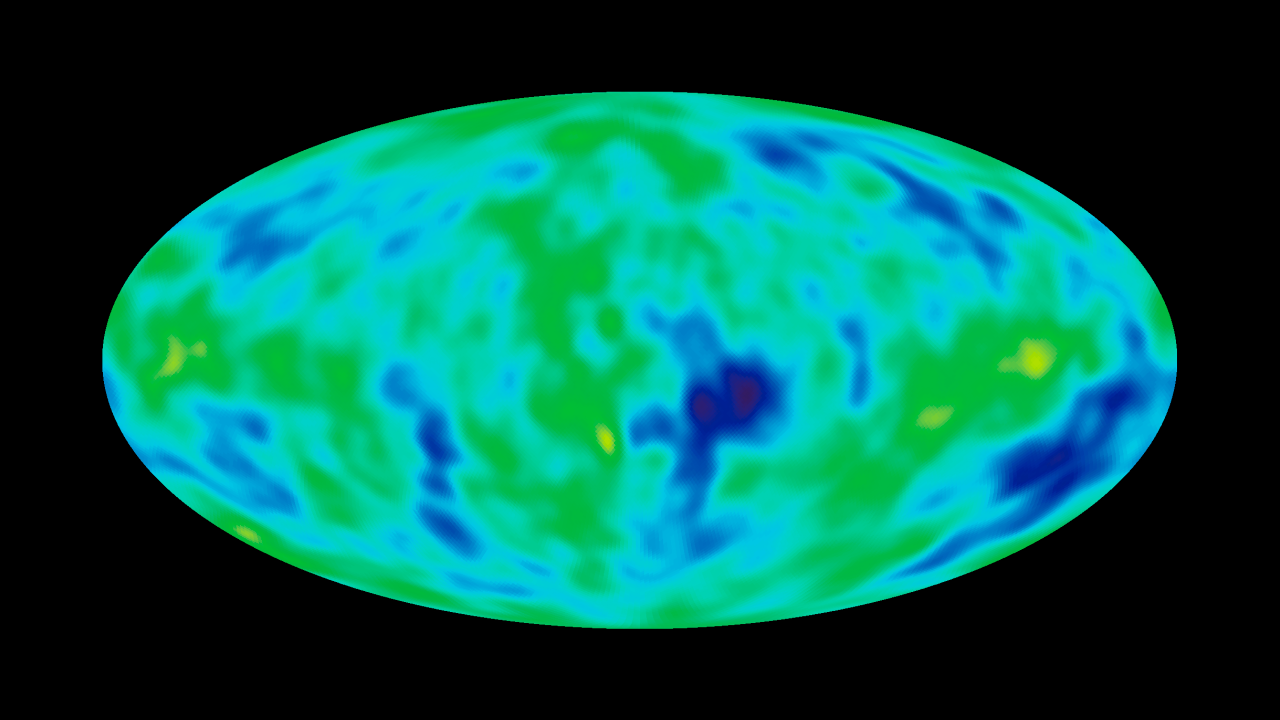
#> input picture imgs/cobe.png, 1280 x 720 px
$ python 'Cobe copy.py'
#> lines starting #> are read from the running program, lines starting #| are printed output that depends on the picture
import cv2
import numpy as np
import pyvista as pv
from pyvista import StructuredGrid
import matplotlib.pyplot as plt


# Add the image to process
imagen_original = cv2.imread('cobe.png')
#> imagen_original is the input picture: shape (720, 1280, 3); mean B, G, R 79.9, 92.8, 0.5
imgresize = cv2.resize(imagen_original, (1280,720))
cv2.imshow('imagen',imgresize)
cv2.waitKey(0)
imagen_rgb = cv2.cvtColor(imgresize, cv2.COLOR_BGR2RGB)
# Extract image matrix
matriz = np.asarray(imagen_rgb)
h, w, c = matriz.shape
#> h = 720; w = 1280; c = 3


pr = np.zeros((h, w, c), dtype=np.uint8)
pp = np.zeros((h, w, c), dtype=np.uint8)
py = np.zeros((h, w, c), dtype=np.uint8)
pg = np.zeros((h, w, c), dtype=np.uint8)
pc = np.zeros((h, w, c), dtype=np.uint8)
pb = np.zeros((h, w, c), dtype=np.uint8)
pbl = np.zeros((h, w, c), dtype=np.uint8)
pw = np.zeros((h, w, c), dtype=np.uint8)
pe = np.zeros((h, w, c), dtype=np.uint8)
pbr = np.zeros((h, w, c), dtype=np.uint8)
po = np.zeros((h, w, c), dtype=np.uint8)
pvi = np.zeros((h, w, c), dtype=np.uint8)
x = np.zeros((h, w))
y = np.zeros((h, w))
z = np.zeros((h,w))
zr = np.zeros((h, w))
zb = np.zeros((h, w))
zg = np.zeros((h, w))
zp = np.zeros((h, w))
zc = np.zeros((h, w))
zbl = np.zeros((h, w))
zy = np.zeros((h, w))
zw = np.zeros((h, w))
zbr = np.zeros((h, w))
zo = np.zeros((h, w))
zv = np.zeros((h, w))

#-----------------------Clasificacion para COBE CELESTE (canales cyan,azul,amarillo,violeta y negro)
for i in range(h):
    for j in range(w):
        pixel = imagen_rgb[i, j]
        r, g, b = pixel
        # Calcula el porcentaje de color rojo
        pR = r / 255.0 * 100  # PORCENTAJE DE ROJO
        pB = b / 255.0 * 100   # PORCENTAJE DE AZUL
        pG = g / 255.0 * 100  # PORCENTAJE DE VERDE
        #Amarillo Claro
        if 80 >= pR >= 40 and 100 >= pG >= 70 and 85 >= pB >= 0:
            if pixel[0] == 0 and pixel[1] == 0 and pixel[2] == 0:
                x[i, j] = j
                y[i, j] = i
                z[i, j] = 8
            else:
                x[i, j] = j
                y[i, j] = i
                z[i, j] = 50
            py[i, j] = pixel
        # Amarillo
        elif 100 >= pR >= 70 and 100 >= pG >= 60 and 35 >= pB >= 0:
            if pixel[0] == 0 and pixel[1] == 0 and pixel[2] == 0:
                x[i, j] = j
                y[i, j] = i
                z[i, j] = 8
            else:
                x[i, j] = j
                y[i, j] = i
                z[i, j] = 49
            py[i, j] = pixel
            # Amarillo Oscuro
        elif 80 >= pR >= 60 and 80 >= pG >= 60 and 50 >= pB >= 10:
            if pixel[0] == 0 and pixel[1] == 0 and pixel[2] == 0:
                x[i, j] = j
                y[i, j] = i
                z[i, j] = 8
            else:
                x[i, j] = j
                y[i, j] = i
                z[i, j] = 48
            py[i, j] = pixel
            # Verde Claro
        elif 5 >= pR >= 0 and 85 >= pG >= 70 and 85 >= pB >= 50:
            if pixel[0] == 0 and pixel[1] == 0 and pixel[2] == 0:
                x[i, j] = j
                y[i, j] = i
                z[i, j] = 8
            else:
                x[i, j] = j
                y[i, j] = i
                z[i, j] = 47
            pg[i, j] = pixel
            # Verde
        elif 70 >= pR >= 0 and 100 >= pG >= 60 and 50 >= pB >= 0:
            if pixel[0] == 0 and pixel[1] == 0 and pixel[2] == 0:
                x[i, j] = j
                y[i, j] = i
                z[i, j] = 8
            else:
                x[i, j] = j
                y[i, j] = i
                z[i, j] = 46
            pg[i, j] = pixel
            # Verde Oscuro
        elif 75 >= pR >= 0 and 75 >= pG >= 30 and 45 >= pB >= 0:
            if pixel[0] == 0 and pixel[1] == 0 and pixel[2] == 0:
                x[i, j] = j
                y[i, j] = i
                z[i, j] = 8
            else:
                x[i, j] = j
                y[i, j] = i
                z[i, j] = 45
            pg[i, j] = pixel
            # Violeta
        elif 25 >= pR >= 10 and 12 >= pG >= 5 and 50 >= pB >= 0:
            if pixel[0] == 0 and pixel[1] == 0 and pixel[2] == 0:
                x[i, j] = j
                y[i, j] = i
                z[i, j] = 8
            else:
                x[i, j] = j
                y[i, j] = i
                z[i, j] = 39
            pvi[i, j] = pixel
            # Azul Claro
        elif 50 >= pR >= 0 and 50 >= pG >= 0 and 100 >= pB >= 5:
            if pixel[0] == 0 and pixel[1] == 0 and pixel[2] == 0:
                x[i, j] = j
                y[i, j] = i
                z[i, j] = 8
            else:
                x[i, j] = j
                y[i, j] = i
                z[i, j] = 42
            pb[i, j] = pixel
            # azul
        elif 45 >= pR >= 0 and 25 >= pG >= 0 and 100 >= pB >= 5:
            if pixel[0] == 0 and pixel[1] == 0 and pixel[2] == 0:
                x[i, j] = j
                y[i, j] = i
                z[i, j] = 8
            else:
                x[i, j] = j
                y[i, j] = i
                z[i, j] = 41
            pb[i, j] = pixel
            # Azul Oscuro
        elif 35 >= pR >= 0 and 25 >= pG >= 0 and 65 >= pB >= 0:
            if pixel[0] == 0 and pixel[1] == 0 and pixel[2] == 0:
                x[i, j] = j
                y[i, j] = i
                z[i, j] = 8
            else:
                x[i, j] = j
                y[i, j] = i
                z[i, j] = 40
            pb[i, j] = pixel

            # Cian Claro
        elif 75 >= pR >= 0 and 100 >= pG >= 50 and 100 >= pB >= 50:
            if pixel[0] == 0 and pixel[1] == 0 and pixel[2] == 0:
                x[i, j] = j
                y[i, j] = i
                z[i, j] = 8
            else:
                x[i, j] = j
                y[i, j] = i
                z[i, j] = 45
            pc[i, j] = pixel
            # Cian
        elif 30 >= pR >= 0 and 100 >= pG >= 40 and 100 >= pB >= 40:
            if pixel[0] == 0 and pixel[1] == 0 and pixel[2] == 0:
                x[i, j] = j
                y[i, j] = i
                z[i, j] = 8
            else:
                x[i, j] = j
                y[i, j] = i
                z[i, j] = 44
            pc[i, j] = pixel
            # Cian Oscuro
        elif 40 >= pR >= 0 and 50 >= pG >= 20 and 50 >= pB >= 20:
            if pixel[0] == 0 and pixel[1] == 0 and pixel[2] == 0:
                x[i, j] = j
                y[i, j] = i
                z[i, j] = 8
            else:
                x[i, j] = j
                y[i, j] = i
                z[i, j] = 43
            pc[i, j] = pixel
        # Negro
        elif pR == 0 and pG == 0 and pB == 0:
            x[i, j] = j
            y[i, j] = i
            z[i, j] = 8
            pbl[i, j] = pixel
        else:
            pe[i, j] = pixel
#> pbl: shape (720, 1280, 3); every value is 0
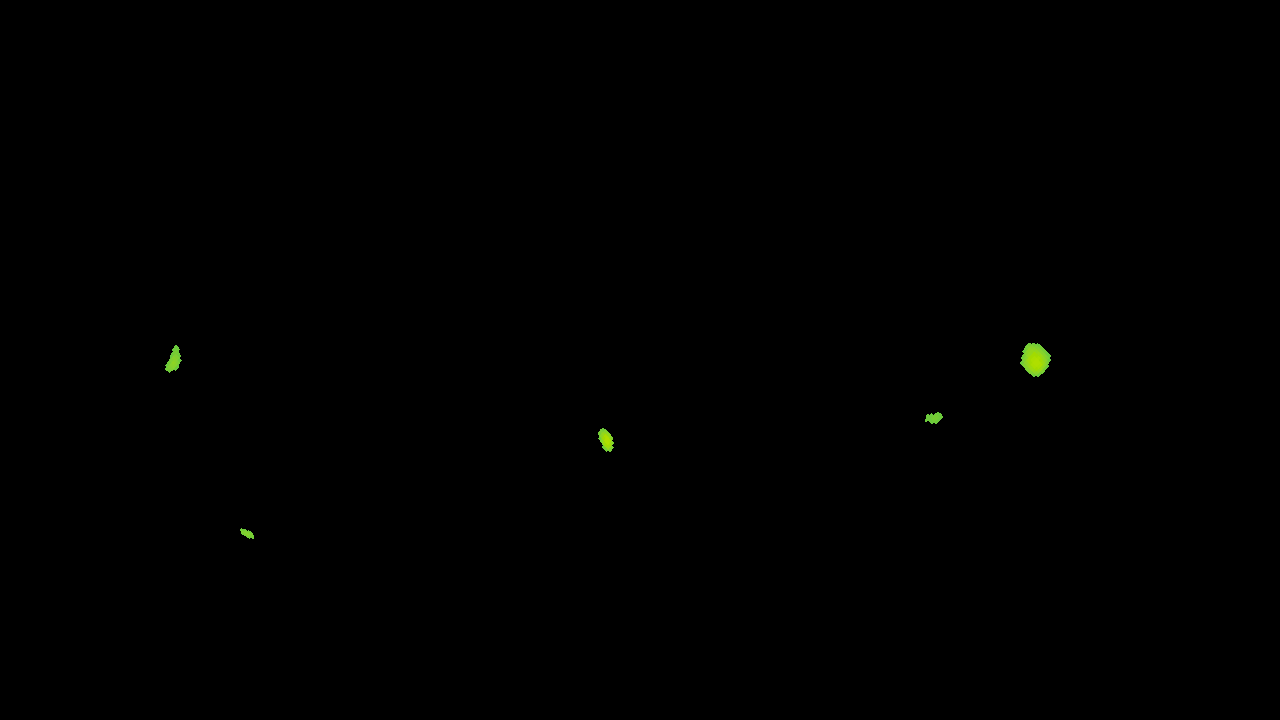
#> py: shape (720, 1280, 3); mean R, G, B 0.2, 0.3, 0.1
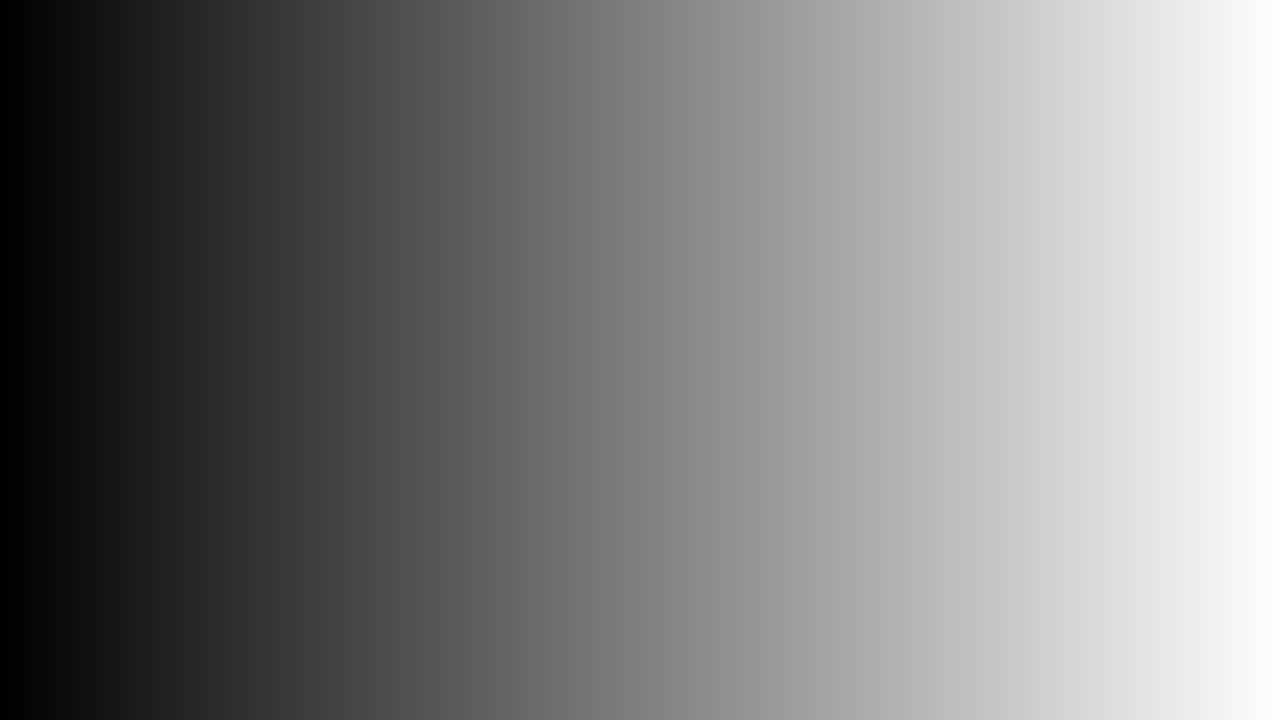
#> x: shape (720, 1280) float64; min 0, max 1279, mean 639.5; drawn with min black and max white
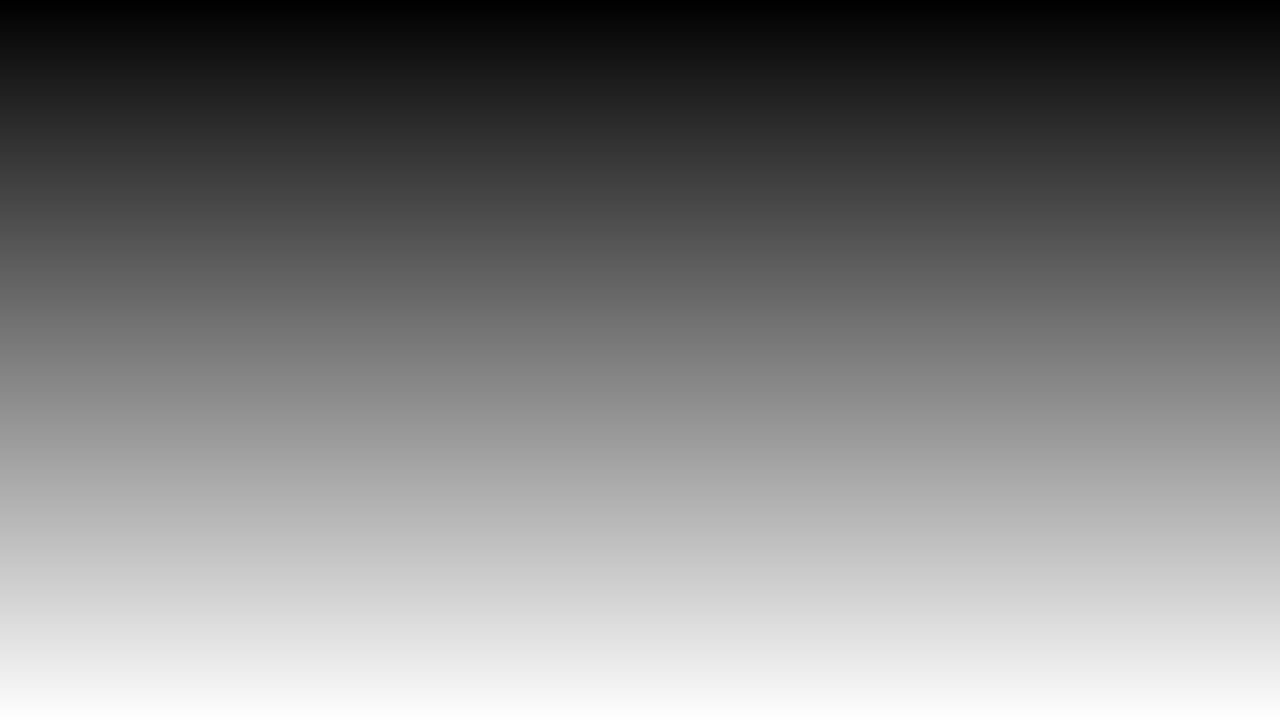
#> y: shape (720, 1280) float64; min 0, max 719, mean 359.5; drawn with min black and max white
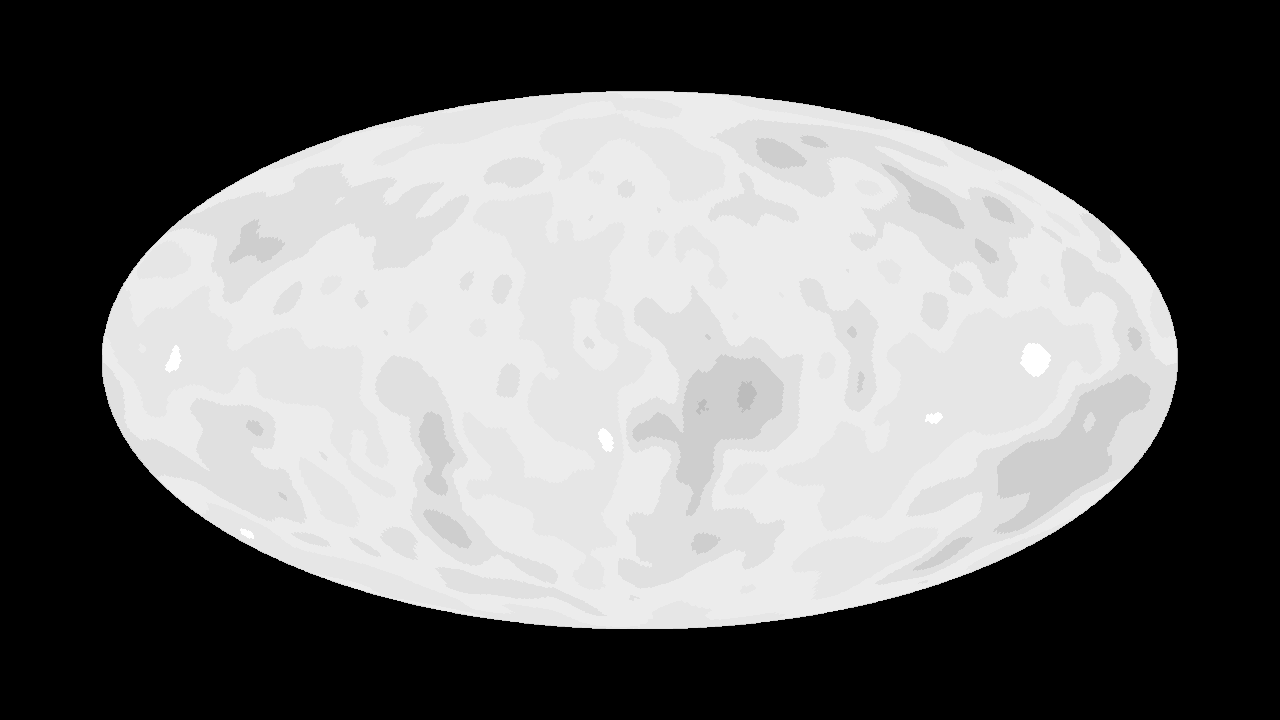
#> z: shape (720, 1280) float64; min 8, max 50, mean 26.8; drawn with min black and max white

plt.figure(figsize=(12, 6))

plt.subplot(3, 3, 1)
plt.title('Canal Marron')
plt.imshow(pbr, cmap='gray')

plt.subplot(3, 3, 2)
plt.title('Canal Rojo')
plt.imshow(pr, cmap='gray')

plt.subplot(3, 3, 3)
plt.title('Canal Naranja')
plt.imshow(po, cmap='gray')

plt.subplot(3, 3, 4)
plt.title('Canal Yellow')
plt.imshow(py, cmap='gray')

plt.subplot(3, 3, 5)
plt.title('Canal Verde')
plt.imshow(pg, cmap='gray')

plt.subplot(3, 3, 6)
plt.title('Canal Cyan')
plt.imshow(pc, cmap='gray')

plt.subplot(3, 3, 7)
plt.title('Canal Azul')
plt.imshow(pb, cmap='gray')

plt.subplot(3, 3, 8)
plt.title('Canal Blanco')
plt.imshow(pw, cmap='gray')

plt.subplot(3, 3, 9)
plt.title('EXTRA')
plt.imshow(pe, cmap='gray')
plt.show()

x_base, y_base = np.meshgrid(range(w), range(h))
z_base = np.zeros_like(x_base)
x = np.stack((x_base, x), axis=0)
y = np.stack((y_base, y), axis=0)
z = np.stack((z_base, z), axis=0)

# Creamos la estructura
#> (the run stopped early here; a loop or call above may not have finished)
